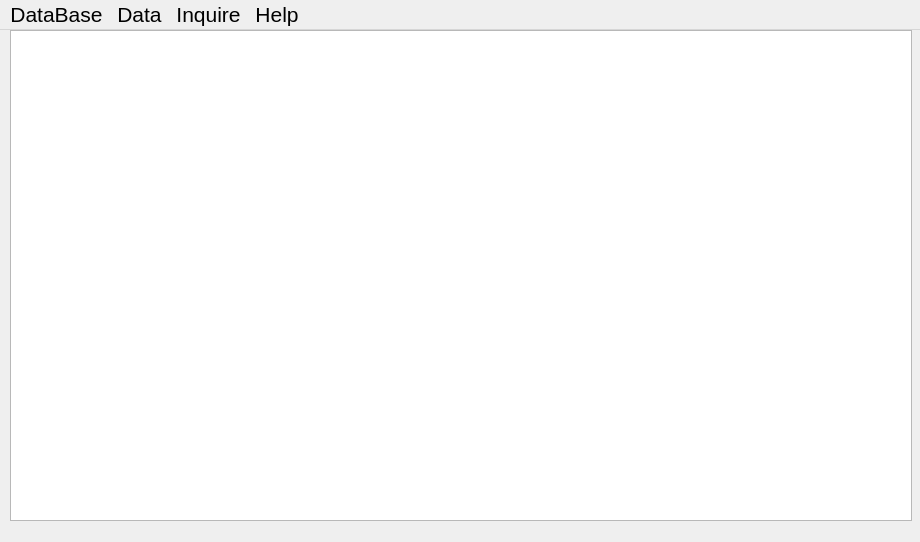
<?xml version="1.0" encoding="UTF-8"?>
<ui version="4.0">
 <class>MainWindow</class>
 <widget class="QMainWindow" name="MainWindow">
  <property name="geometry">
   <rect>
    <x>0</x>
    <y>0</y>
    <width>920</width>
    <height>542</height>
   </rect>
  </property>
  <property name="windowTitle">
   <string>MainWindow</string>
  </property>
  <widget class="QWidget" name="centralWidget">
   <widget class="QTableView" name="tableView">
    <property name="geometry">
     <rect>
      <x>10</x>
      <y>0</y>
      <width>902</width>
      <height>491</height>
     </rect>
    </property>
   </widget>
  </widget>
  <widget class="QMenuBar" name="menuBar">
   <property name="geometry">
    <rect>
     <x>0</x>
     <y>0</y>
     <width>920</width>
     <height>36</height>
    </rect>
   </property>
   <property name="font">
    <font>
     <pointsize>16</pointsize>
    </font>
   </property>
   <widget class="QMenu" name="menuDataBase">
    <property name="font">
     <font>
      <pointsize>16</pointsize>
     </font>
    </property>
    <property name="title">
     <string>DataBase</string>
    </property>
    <addaction name="separator"/>
    <addaction name="actionConnectDB"/>
    <addaction name="separator"/>
    <addaction name="actionSaveDB"/>
    <addaction name="separator"/>
    <addaction name="separator"/>
   </widget>
   <widget class="QMenu" name="menuInquire">
    <property name="font">
     <font>
      <pointsize>16</pointsize>
     </font>
    </property>
    <property name="title">
     <string>Inquire</string>
    </property>
    <addaction name="actionSelect_All"/>
    <addaction name="separator"/>
    <addaction name="actionSelect_Ones"/>
   </widget>
   <widget class="QMenu" name="menuHelp">
    <property name="font">
     <font>
      <pointsize>16</pointsize>
     </font>
    </property>
    <property name="title">
     <string>Help</string>
    </property>
    <addaction name="actionAbout_Program"/>
    <addaction name="separator"/>
    <addaction name="actionAbout_Me"/>
   </widget>
   <widget class="QMenu" name="menuData">
    <property name="font">
     <font>
      <pointsize>16</pointsize>
     </font>
    </property>
    <property name="title">
     <string>Data</string>
    </property>
    <addaction name="actionInput"/>
    <addaction name="separator"/>
    <addaction name="actionModify"/>
    <addaction name="separator"/>
    <addaction name="actionDelete"/>
    <addaction name="separator"/>
    <addaction name="actionRevert"/>
   </widget>
   <addaction name="menuDataBase"/>
   <addaction name="menuData"/>
   <addaction name="menuInquire"/>
   <addaction name="menuHelp"/>
  </widget>
  <action name="actionConnectDB">
   <property name="text">
    <string>Connect DB</string>
   </property>
  </action>
  <action name="actionSaveDB">
   <property name="text">
    <string>Save to DB</string>
   </property>
  </action>
  <action name="actionAbout_Program">
   <property name="text">
    <string>About Program</string>
   </property>
  </action>
  <action name="actionAbout_Me">
   <property name="text">
    <string>About Me</string>
   </property>
  </action>
  <action name="actionNewDB">
   <property name="text">
    <string>New DB</string>
   </property>
  </action>
  <action name="actionInput">
   <property name="text">
    <string>Input</string>
   </property>
  </action>
  <action name="actionModify">
   <property name="text">
    <string>Modify</string>
   </property>
  </action>
  <action name="actionDelete">
   <property name="text">
    <string>Delete</string>
   </property>
  </action>
  <action name="actionSelect_All">
   <property name="text">
    <string>Select All</string>
   </property>
  </action>
  <action name="actionSelect_Ones">
   <property name="text">
    <string>Select Ones</string>
   </property>
  </action>
  <action name="actionRevert">
   <property name="text">
    <string>Revert</string>
   </property>
  </action>
 </widget>
 <layoutdefault spacing="6" margin="11"/>
 <resources/>
 <connections/>
</ui>
